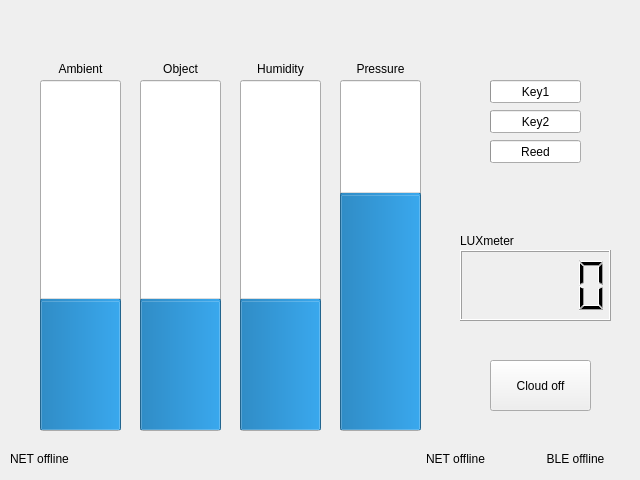
<?xml version="1.0" encoding="UTF-8"?>
<ui version="4.0">
 <class>QtbleClass</class>
 <widget class="QMainWindow" name="QtbleClass">
  <property name="geometry">
   <rect>
    <x>0</x>
    <y>0</y>
    <width>640</width>
    <height>480</height>
   </rect>
  </property>
  <property name="minimumSize">
   <size>
    <width>640</width>
    <height>480</height>
   </size>
  </property>
  <property name="maximumSize">
   <size>
    <width>640</width>
    <height>480</height>
   </size>
  </property>
  <property name="windowTitle">
   <string>MainWindow</string>
  </property>
  <property name="styleSheet">
   <string notr="true"/>
  </property>
  <widget class="QWidget" name="centralwidget">
   <widget class="QProgressBar" name="progressBarAmb">
    <property name="geometry">
     <rect>
      <x>40</x>
      <y>80</y>
      <width>81</width>
      <height>351</height>
     </rect>
    </property>
    <property name="minimum">
     <number>-20</number>
    </property>
    <property name="value">
     <number>24</number>
    </property>
    <property name="orientation">
     <enum>Qt::Vertical</enum>
    </property>
    <property name="format">
     <string>%v°C</string>
    </property>
   </widget>
   <widget class="QLabel" name="label">
    <property name="geometry">
     <rect>
      <x>40</x>
      <y>60</y>
      <width>81</width>
      <height>17</height>
     </rect>
    </property>
    <property name="text">
     <string>Ambient</string>
    </property>
    <property name="alignment">
     <set>Qt::AlignCenter</set>
    </property>
   </widget>
   <widget class="QLabel" name="label_2">
    <property name="geometry">
     <rect>
      <x>140</x>
      <y>60</y>
      <width>81</width>
      <height>17</height>
     </rect>
    </property>
    <property name="text">
     <string>Object</string>
    </property>
    <property name="alignment">
     <set>Qt::AlignCenter</set>
    </property>
   </widget>
   <widget class="QProgressBar" name="progressBarObj">
    <property name="geometry">
     <rect>
      <x>140</x>
      <y>80</y>
      <width>81</width>
      <height>351</height>
     </rect>
    </property>
    <property name="minimum">
     <number>-20</number>
    </property>
    <property name="value">
     <number>24</number>
    </property>
    <property name="orientation">
     <enum>Qt::Vertical</enum>
    </property>
    <property name="format">
     <string>%v°C</string>
    </property>
   </widget>
   <widget class="QLabel" name="label_3">
    <property name="geometry">
     <rect>
      <x>240</x>
      <y>60</y>
      <width>81</width>
      <height>17</height>
     </rect>
    </property>
    <property name="text">
     <string>Humidity</string>
    </property>
    <property name="alignment">
     <set>Qt::AlignCenter</set>
    </property>
   </widget>
   <widget class="QProgressBar" name="progressBarHum">
    <property name="geometry">
     <rect>
      <x>240</x>
      <y>80</y>
      <width>81</width>
      <height>351</height>
     </rect>
    </property>
    <property name="minimum">
     <number>-20</number>
    </property>
    <property name="value">
     <number>24</number>
    </property>
    <property name="orientation">
     <enum>Qt::Vertical</enum>
    </property>
    <property name="format">
     <string>%v%r.H.</string>
    </property>
   </widget>
   <widget class="QLabel" name="label_4">
    <property name="geometry">
     <rect>
      <x>340</x>
      <y>60</y>
      <width>81</width>
      <height>17</height>
     </rect>
    </property>
    <property name="text">
     <string>Pressure</string>
    </property>
    <property name="alignment">
     <set>Qt::AlignCenter</set>
    </property>
   </widget>
   <widget class="QProgressBar" name="progressBarPres">
    <property name="geometry">
     <rect>
      <x>340</x>
      <y>80</y>
      <width>81</width>
      <height>351</height>
     </rect>
    </property>
    <property name="minimum">
     <number>0</number>
    </property>
    <property name="maximum">
     <number>1500</number>
    </property>
    <property name="value">
     <number>1000</number>
    </property>
    <property name="orientation">
     <enum>Qt::Vertical</enum>
    </property>
    <property name="format">
     <string>%vhPa</string>
    </property>
   </widget>
   <widget class="QLabel" name="BLEconnected">
    <property name="geometry">
     <rect>
      <x>530</x>
      <y>450</y>
      <width>91</width>
      <height>17</height>
     </rect>
    </property>
    <property name="text">
     <string>BLE offline</string>
    </property>
    <property name="alignment">
     <set>Qt::AlignCenter</set>
    </property>
   </widget>
   <widget class="QProgressBar" name="progressBarKey1">
    <property name="geometry">
     <rect>
      <x>490</x>
      <y>80</y>
      <width>91</width>
      <height>23</height>
     </rect>
    </property>
    <property name="maximum">
     <number>1</number>
    </property>
    <property name="value">
     <number>0</number>
    </property>
    <property name="format">
     <string>Key1</string>
    </property>
   </widget>
   <widget class="QProgressBar" name="progressBarKey2">
    <property name="geometry">
     <rect>
      <x>490</x>
      <y>110</y>
      <width>91</width>
      <height>23</height>
     </rect>
    </property>
    <property name="cursor">
     <cursorShape>ArrowCursor</cursorShape>
    </property>
    <property name="contextMenuPolicy">
     <enum>Qt::NoContextMenu</enum>
    </property>
    <property name="maximum">
     <number>1</number>
    </property>
    <property name="value">
     <number>0</number>
    </property>
    <property name="format">
     <string>Key2</string>
    </property>
   </widget>
   <widget class="QProgressBar" name="progressBarReed">
    <property name="geometry">
     <rect>
      <x>490</x>
      <y>140</y>
      <width>91</width>
      <height>23</height>
     </rect>
    </property>
    <property name="maximum">
     <number>1</number>
    </property>
    <property name="value">
     <number>0</number>
    </property>
    <property name="format">
     <string>Reed</string>
    </property>
   </widget>
   <widget class="QLCDNumber" name="lcdNumberLUX">
    <property name="geometry">
     <rect>
      <x>460</x>
      <y>250</y>
      <width>151</width>
      <height>71</height>
     </rect>
    </property>
    <property name="value" stdset="0">
     <double>0.000000000000000</double>
    </property>
    <property name="intValue" stdset="0">
     <number>0</number>
    </property>
   </widget>
   <widget class="QLabel" name="label_5">
    <property name="geometry">
     <rect>
      <x>460</x>
      <y>230</y>
      <width>151</width>
      <height>21</height>
     </rect>
    </property>
    <property name="text">
     <string>LUXmeter</string>
    </property>
   </widget>
   <widget class="QLabel" name="BLEconnected_2">
    <property name="geometry">
     <rect>
      <x>410</x>
      <y>450</y>
      <width>91</width>
      <height>17</height>
     </rect>
    </property>
    <property name="text">
     <string>NET offline</string>
    </property>
    <property name="alignment">
     <set>Qt::AlignCenter</set>
    </property>
   </widget>
   <widget class="QPushButton" name="pushButtonCloud">
    <property name="geometry">
     <rect>
      <x>490</x>
      <y>360</y>
      <width>101</width>
      <height>51</height>
     </rect>
    </property>
    <property name="text">
     <string>Cloud off</string>
    </property>
   </widget>
   <widget class="QLabel" name="labelDateTime">
    <property name="geometry">
     <rect>
      <x>10</x>
      <y>450</y>
      <width>261</width>
      <height>17</height>
     </rect>
    </property>
    <property name="text">
     <string>NET offline</string>
    </property>
    <property name="alignment">
     <set>Qt::AlignLeading|Qt::AlignLeft|Qt::AlignVCenter</set>
    </property>
   </widget>
  </widget>
 </widget>
 <resources/>
 <connections/>
</ui>
